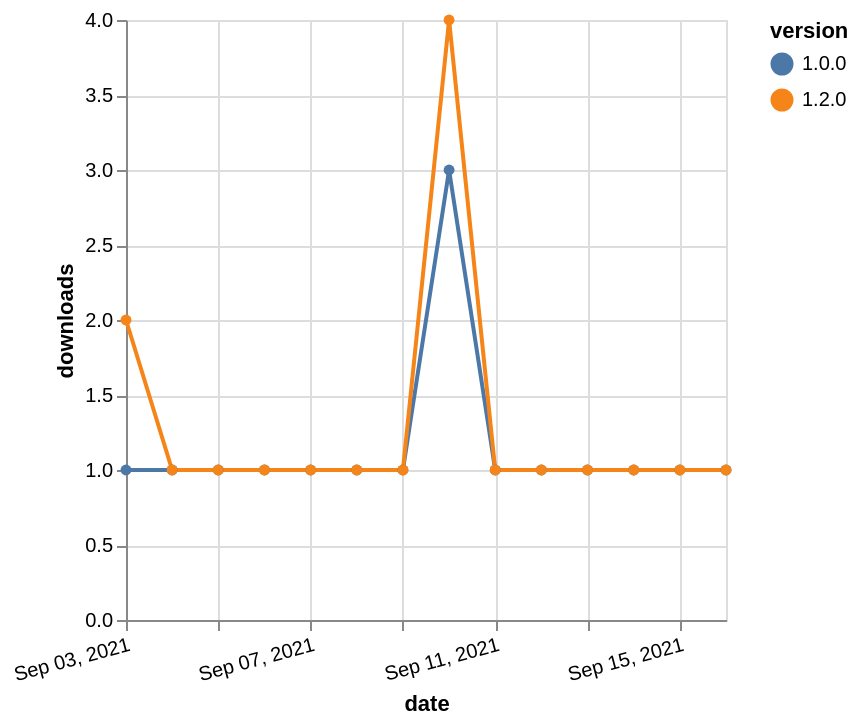

Express this chart as Vega-Lite.
### Vega-Lite specification from a JSON file in a GitHub repository (floating-point values rounded to 4 significant figures)
{"$schema": "https://vega.github.io/schema/vega-lite/v5.json", "description": "A simple bar chart with embedded data.", "data": {"values": [{"date": "2021-09-03", "total": 187, "delta": 1, "version": "1.0.0"}, {"date": "2021-09-04", "total": 188, "delta": 1, "version": "1.0.0"}, {"date": "2021-09-05", "total": 189, "delta": 1, "version": "1.0.0"}, {"date": "2021-09-06", "total": 190, "delta": 1, "version": "1.0.0"}, {"date": "2021-09-07", "total": 191, "delta": 1, "version": "1.0.0"}, {"date": "2021-09-08", "total": 192, "delta": 1, "version": "1.0.0"}, {"date": "2021-09-09", "total": 193, "delta": 1, "version": "1.0.0"}, {"date": "2021-09-10", "total": 196, "delta": 3, "version": "1.0.0"}, {"date": "2021-09-11", "total": 197, "delta": 1, "version": "1.0.0"}, {"date": "2021-09-12", "total": 198, "delta": 1, "version": "1.0.0"}, {"date": "2021-09-13", "total": 199, "delta": 1, "version": "1.0.0"}, {"date": "2021-09-14", "total": 200, "delta": 1, "version": "1.0.0"}, {"date": "2021-09-15", "total": 201, "delta": 1, "version": "1.0.0"}, {"date": "2021-09-16", "total": 202, "delta": 1, "version": "1.0.0"}, {"date": "2021-09-03", "total": 124, "delta": 2, "version": "1.2.0"}, {"date": "2021-09-04", "total": 125, "delta": 1, "version": "1.2.0"}, {"date": "2021-09-05", "total": 126, "delta": 1, "version": "1.2.0"}, {"date": "2021-09-06", "total": 127, "delta": 1, "version": "1.2.0"}, {"date": "2021-09-07", "total": 128, "delta": 1, "version": "1.2.0"}, {"date": "2021-09-08", "total": 129, "delta": 1, "version": "1.2.0"}, {"date": "2021-09-09", "total": 130, "delta": 1, "version": "1.2.0"}, {"date": "2021-09-10", "total": 134, "delta": 4, "version": "1.2.0"}, {"date": "2021-09-11", "total": 135, "delta": 1, "version": "1.2.0"}, {"date": "2021-09-12", "total": 136, "delta": 1, "version": "1.2.0"}, {"date": "2021-09-13", "total": 137, "delta": 1, "version": "1.2.0"}, {"date": "2021-09-14", "total": 138, "delta": 1, "version": "1.2.0"}, {"date": "2021-09-15", "total": 139, "delta": 1, "version": "1.2.0"}, {"date": "2021-09-16", "total": 140, "delta": 1, "version": "1.2.0"}]}, "width": "container", "mark": {"type": "line", "point": {"filled": true}}, "encoding": {"x": {"field": "date", "type": "temporal", "timeUnit": "yearmonthdate", "title": "date", "axis": {"labelAngle": -15}}, "y": {"field": "delta", "type": "quantitative", "title": "downloads"}, "color": {"field": "version", "type": "nominal"}, "tooltip": {"field": "delta"}}}
